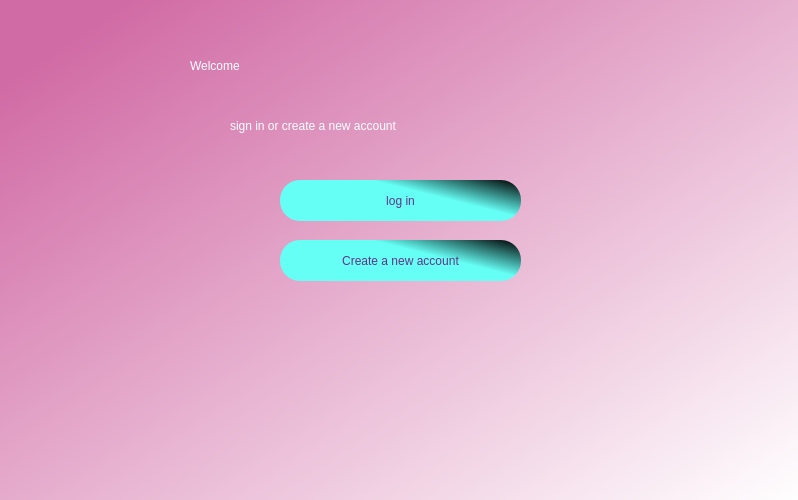
<?xml version="1.0" encoding="UTF-8"?>
<ui version="4.0">
 <class>Dialog</class>
 <widget class="QDialog" name="Dialog">
  <property name="geometry">
   <rect>
    <x>0</x>
    <y>0</y>
    <width>798</width>
    <height>500</height>
   </rect>
  </property>
  <property name="minimumSize">
   <size>
    <width>750</width>
    <height>500</height>
   </size>
  </property>
  <property name="windowTitle">
   <string>Dialog</string>
  </property>
  <widget class="QWidget" name="bgwidget" native="true">
   <property name="geometry">
    <rect>
     <x>-10</x>
     <y>-10</y>
     <width>811</width>
     <height>531</height>
    </rect>
   </property>
   <property name="styleSheet">
    <string notr="true">QWidget#bgwidget{
background-color: qlineargradient(spread:pad, x1:0.091, y1:0.101636, x2:0.991379, y2:0.977, stop:0 rgba(209, 107, 165, 255), stop:1 rgba(255, 255, 255, 255));}</string>
   </property>
   <widget class="QLabel" name="label">
    <property name="geometry">
     <rect>
      <x>200</x>
      <y>40</y>
      <width>251</width>
      <height>71</height>
     </rect>
    </property>
    <property name="styleSheet">
     <string notr="true">font: 75 36pt &quot;Ubuntu&quot;;
color: rgb(255, 255, 255);</string>
    </property>
    <property name="text">
     <string>Welcome</string>
    </property>
   </widget>
   <widget class="QLabel" name="label_2">
    <property name="geometry">
     <rect>
      <x>240</x>
      <y>120</y>
      <width>381</width>
      <height>31</height>
     </rect>
    </property>
    <property name="styleSheet">
     <string notr="true">font: 75 17pt &quot;Ubuntu&quot;;color:rgb(255, 255, 255)</string>
    </property>
    <property name="text">
     <string>sign in or create a new account</string>
    </property>
   </widget>
   <widget class="QPushButton" name="login">
    <property name="geometry">
     <rect>
      <x>290</x>
      <y>190</y>
      <width>241</width>
      <height>41</height>
     </rect>
    </property>
    <property name="styleSheet">
     <string notr="true">border-radius:20px;
background-color: qlineargradient(spread:pad, x1:0.573, y1:0.289773, x2:1, y2:0, stop:0 rgba(102, 255, 246, 255), stop:0.98 rgba(0, 0, 0, 255), stop:1 rgba(235, 148, 61, 255));
font: 75 16pt &quot;Ubuntu&quot;;
color:rgb(97, 53, 131)</string>
    </property>
    <property name="text">
     <string>log in</string>
    </property>
   </widget>
   <widget class="QPushButton" name="createacc">
    <property name="geometry">
     <rect>
      <x>290</x>
      <y>250</y>
      <width>241</width>
      <height>41</height>
     </rect>
    </property>
    <property name="styleSheet">
     <string notr="true">border-radius:20px;
background-color: qlineargradient(spread:pad, x1:0.573, y1:0.289773, x2:1, y2:0, stop:0 rgba(102, 255, 246, 255), stop:0.98 rgba(0, 0, 0, 255), stop:1 rgba(235, 148, 61, 255));
font: 75 16pt &quot;Ubuntu&quot;;
color:rgb(97, 53, 131)</string>
    </property>
    <property name="text">
     <string>Create a new account</string>
    </property>
   </widget>
  </widget>
 </widget>
 <resources/>
 <connections/>
</ui>
